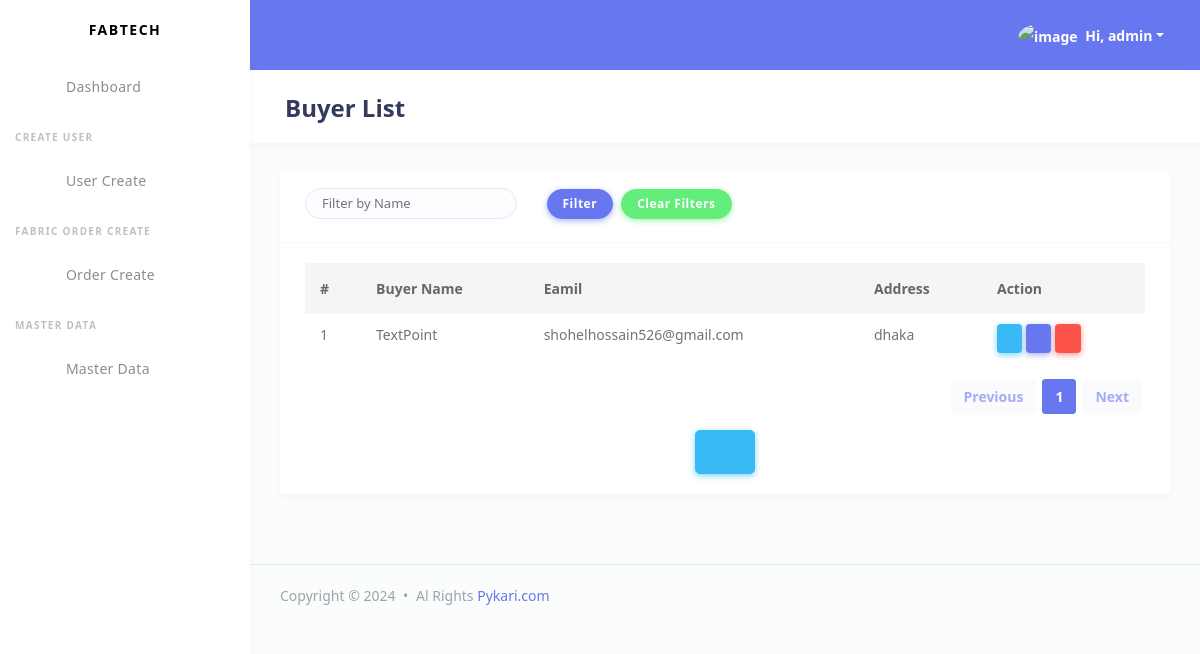
/fabricmanagement/buyer/ (signed in), run on an earlier commit of the app's database.
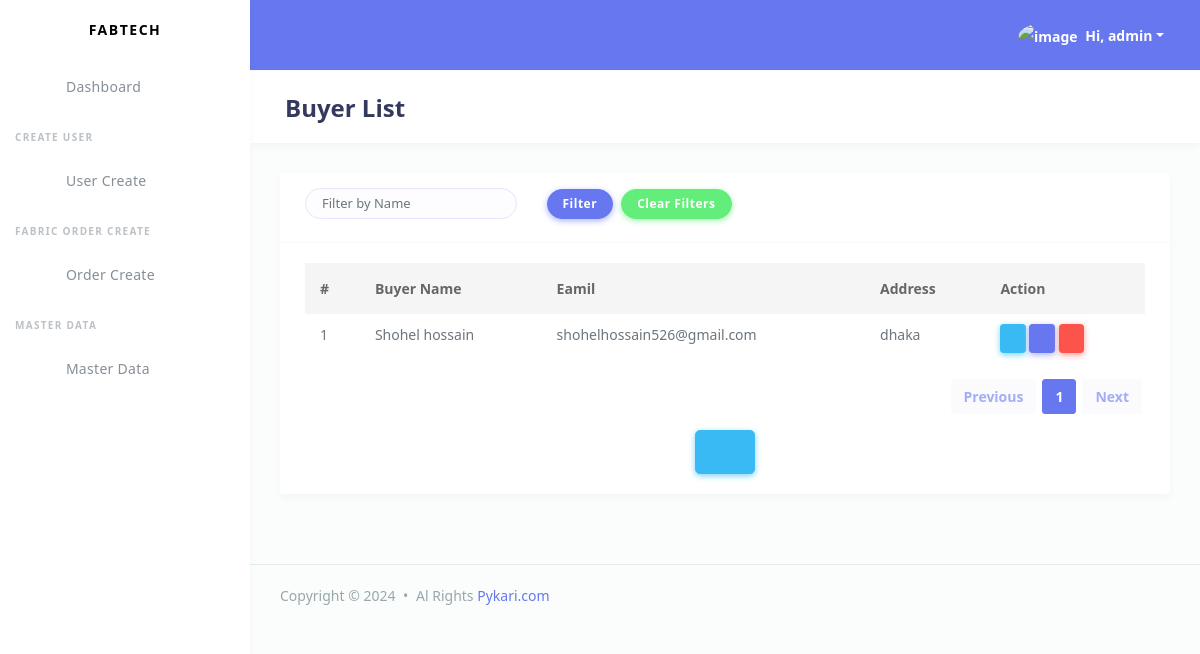
And on a later commit of the database.
### fabricmanagement/models.py (models this page shows)
class Buyer(models.Model):
    name = models.CharField(max_length=120, unique=True)
    email = models.EmailField(max_length=30)
    address = models.CharField(max_length=120)
    created_at = models.DateTimeField(auto_now_add=True)
    updated_at = models.DateTimeField(auto_now=True)
    created_by = models.ForeignKey(
        settings.AUTH_USER_MODEL,
        on_delete=models.CASCADE,
        related_name='buyers_created'
    )
    updated_by = models.ForeignKey(
        settings.AUTH_USER_MODEL,
        on_delete=models.SET_NULL,
        null=True,
        blank=True,
        related_name='buyers_updated'
    )
    class Meta:
        indexes = [
            models.Index(fields=['name']),
            models.Index(fields=['email']),
        ]

### fabricmanagement/MasterDataView.py (the view)
# urls.py: path('buyer/', MasterDataView.BuyerListView.as_view(), name='buyer_list'),
class BuyerListView(LoginRequiredMixin,ListView):
    model = Buyer
    template_name = 'buyer/index.html'
    paginate_by = 10
    login_url = reverse_lazy('admin_singin')
    def get_queryset(self):
        filter_username = self.request.GET.get('username', '')
        queryset = Buyer.objects.all()
        if filter_username:
            queryset = queryset.filter(name__icontains=filter_username)
        return queryset

### fabricmanagement/templates/buyer/index.html (shortened to what this page needs)
{% extends "accounts/master/base.html" %}
{% block page_title %}
    Buyer List
{% endblock page_title %}
{% block page_body %}
<div class="card">
    <div class="card-header">
        <form method="GET">
            <div class="row">
                <div class="col mb-2">
                    <input type="text" name="name" class="form-control form-control-lg" placeholder="Filter by Name" value="{{ request.GET.name }}">
                </div>
                <div class="col mb-2 d-flex align-items-end">
                    <button type="submit" class="btn btn-primary">Filter</button>
                    <a href="{% url 'buyer_list' %}" class="btn btn-success mx-2">Clear Filters</a>
                </div>
            </div>
        </form>
    </div>
    <div class="card-body">
        <div class="table-responsive">
            <table class="table table-bbuyered table-md">
                <thead>
                    <tr>
                        <th>#</th>
                        <th>Buyer Name</th>
                        <th>Eamil</th>
                        <th>Address</th>
                        <th>Action</th>
                    </tr>
                </thead>
                <tbody>
                    {% for buyer in buyer_list %}
                        <tr>
                            <td>{{ forloop.counter }}</td>
                            <td>{{ buyer.name }}</td>
                            <td>{{ buyer.email }}</td>
                            <td>{{ buyer.address }}</td>
                            <td>
                                <a href="{% url "buyer_detail" buyer.id %}" class="btn btn-info btn-sm d-inline-block">
                                    <i class="fas fa-eye"></i>
                                </a>
                                <a href="{% url "buyer_update" buyer.id %}" class="btn btn-primary btn-sm d-inline-block">
                                    <i class="fas fa-pen"></i>
                                </a>
                                <form method="post" action="{% url 'buyer_delete' buyer.id %}" class="d-inline-block" id="deleteForm{{ buyer.id }}">
                                    <button type="button" class="btn btn-danger btn-sm" onclick="confirmDelete({{ buyer.id }});">
                                        <i class="fas fa-trash-alt"></i>
                                    </button>
                                </form>
                            </td>
                        </tr>
                    {% empty %}
                        <tr>
                            <td colspan="7" class="text-center">No buyers found.</td>
                        </tr>
                    {% endfor %}
                </tbody>
            </table>
        </div>
        {% include "accounts/master/pagination.html" %}
        <div class="text-center">
            <a href="{% url 'buyer_create' %}" class="btn btn-info btn-lg align-items-center">
                <i class="fas fa-plus-circle fs-3 me-2"></i>
            </a>
        </div>
    </div>
{% endblock page_body %}

What changed in the data, as far as the page shows it:
removed Buyer: name "TextPoint", email "shohelhossain526@gmail.com", address "dhaka"
added Buyer: name "Shohel hossain", email "shohelhossain526@gmail.com", address "dhaka"
